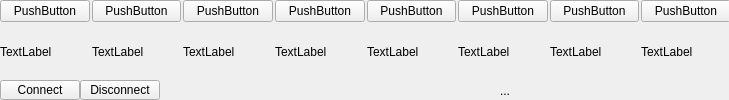
<?xml version="1.0" encoding="UTF-8"?>
<ui version="4.0">
 <class>MainWindow</class>
 <widget class="QWidget" name="MainWindow">
  <property name="geometry">
   <rect>
    <x>0</x>
    <y>0</y>
    <width>729</width>
    <height>100</height>
   </rect>
  </property>
  <property name="windowTitle">
   <string>MainWindow</string>
  </property>
  <widget class="QWidget" name="horizontalLayoutWidget">
   <property name="geometry">
    <rect>
     <x>0</x>
     <y>0</y>
     <width>731</width>
     <height>80</height>
    </rect>
   </property>
   <layout class="QHBoxLayout" name="horizontalLayout">
    <property name="spacing">
     <number>2</number>
    </property>
    <item>
     <layout class="QVBoxLayout" name="verticalLayout_3">
      <item>
       <widget class="QPushButton" name="pushButton_1">
        <property name="text">
         <string>PushButton</string>
        </property>
       </widget>
      </item>
      <item>
       <widget class="QLabel" name="label_1">
        <property name="text">
         <string>TextLabel</string>
        </property>
        <property name="textFormat">
         <enum>Qt::PlainText</enum>
        </property>
        <property name="wordWrap">
         <bool>true</bool>
        </property>
       </widget>
      </item>
     </layout>
    </item>
    <item>
     <layout class="QVBoxLayout" name="verticalLayout_9">
      <item>
       <widget class="QPushButton" name="pushButton_2">
        <property name="text">
         <string>PushButton</string>
        </property>
       </widget>
      </item>
      <item>
       <widget class="QLabel" name="label_2">
        <property name="text">
         <string>TextLabel</string>
        </property>
       </widget>
      </item>
     </layout>
    </item>
    <item>
     <layout class="QVBoxLayout" name="verticalLayout_8">
      <item>
       <widget class="QPushButton" name="pushButton_3">
        <property name="text">
         <string>PushButton</string>
        </property>
       </widget>
      </item>
      <item>
       <widget class="QLabel" name="label_3">
        <property name="text">
         <string>TextLabel</string>
        </property>
       </widget>
      </item>
     </layout>
    </item>
    <item>
     <layout class="QVBoxLayout" name="verticalLayout_7">
      <item>
       <widget class="QPushButton" name="pushButton_4">
        <property name="text">
         <string>PushButton</string>
        </property>
       </widget>
      </item>
      <item>
       <widget class="QLabel" name="label_4">
        <property name="text">
         <string>TextLabel</string>
        </property>
       </widget>
      </item>
     </layout>
    </item>
    <item>
     <layout class="QVBoxLayout" name="verticalLayout_6">
      <item>
       <widget class="QPushButton" name="pushButton_5">
        <property name="text">
         <string>PushButton</string>
        </property>
       </widget>
      </item>
      <item>
       <widget class="QLabel" name="label_5">
        <property name="text">
         <string>TextLabel</string>
        </property>
       </widget>
      </item>
     </layout>
    </item>
    <item>
     <layout class="QVBoxLayout" name="verticalLayout_5">
      <item>
       <widget class="QPushButton" name="pushButton_6">
        <property name="text">
         <string>PushButton</string>
        </property>
       </widget>
      </item>
      <item>
       <widget class="QLabel" name="label_6">
        <property name="text">
         <string>TextLabel</string>
        </property>
       </widget>
      </item>
     </layout>
    </item>
    <item>
     <layout class="QVBoxLayout" name="verticalLayout_4">
      <item>
       <widget class="QPushButton" name="pushButton_7">
        <property name="text">
         <string>PushButton</string>
        </property>
       </widget>
      </item>
      <item>
       <widget class="QLabel" name="label_7">
        <property name="text">
         <string>TextLabel</string>
        </property>
       </widget>
      </item>
     </layout>
    </item>
    <item>
     <layout class="QVBoxLayout" name="verticalLayout">
      <item>
       <widget class="QPushButton" name="pushButton_8">
        <property name="text">
         <string>PushButton</string>
        </property>
       </widget>
      </item>
      <item>
       <widget class="QLabel" name="label_8">
        <property name="text">
         <string>TextLabel</string>
        </property>
       </widget>
      </item>
     </layout>
    </item>
   </layout>
  </widget>
  <widget class="QLabel" name="status">
   <property name="geometry">
    <rect>
     <x>500</x>
     <y>80</y>
     <width>231</width>
     <height>21</height>
    </rect>
   </property>
   <property name="text">
    <string>...</string>
   </property>
  </widget>
  <widget class="QPushButton" name="connect">
   <property name="geometry">
    <rect>
     <x>0</x>
     <y>80</y>
     <width>80</width>
     <height>20</height>
    </rect>
   </property>
   <property name="text">
    <string>Connect</string>
   </property>
  </widget>
  <widget class="QPushButton" name="disconnect">
   <property name="geometry">
    <rect>
     <x>80</x>
     <y>80</y>
     <width>80</width>
     <height>20</height>
    </rect>
   </property>
   <property name="text">
    <string>Disconnect</string>
   </property>
  </widget>
 </widget>
 <resources/>
 <connections/>
</ui>
